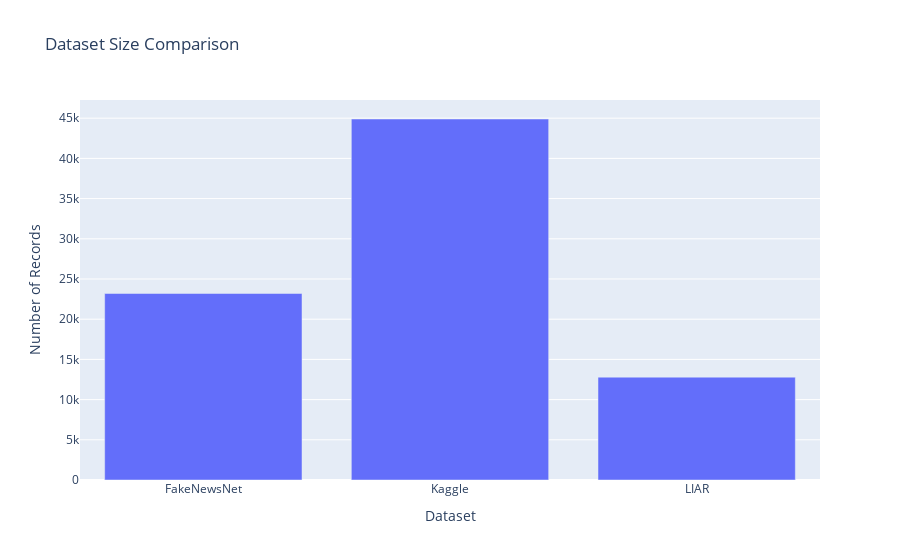
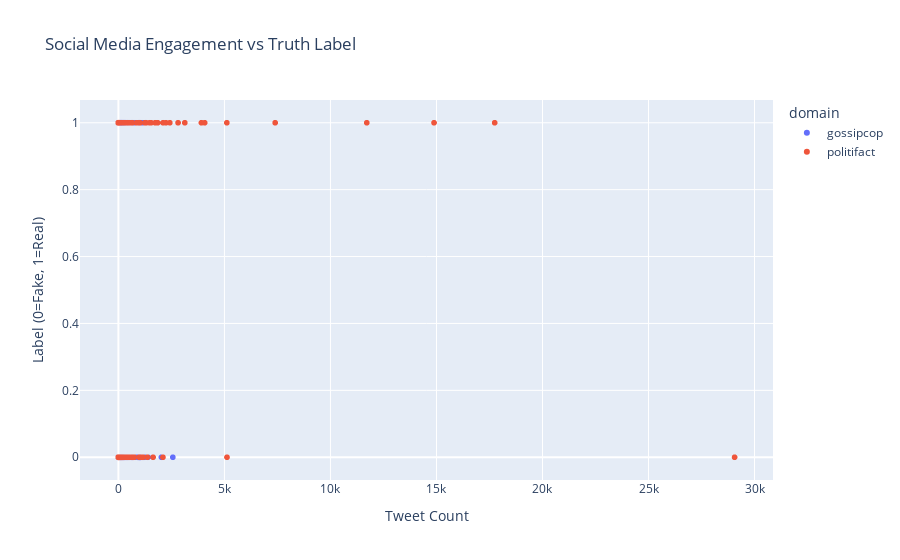
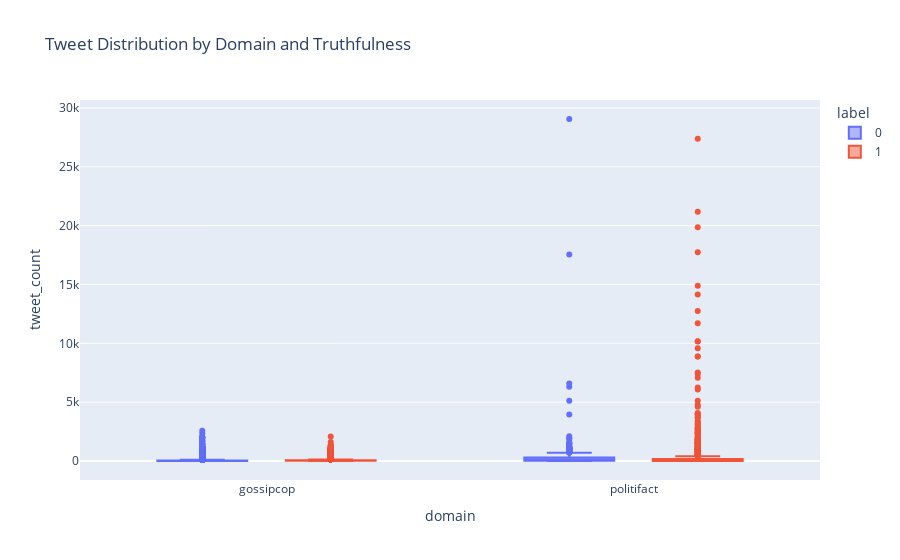
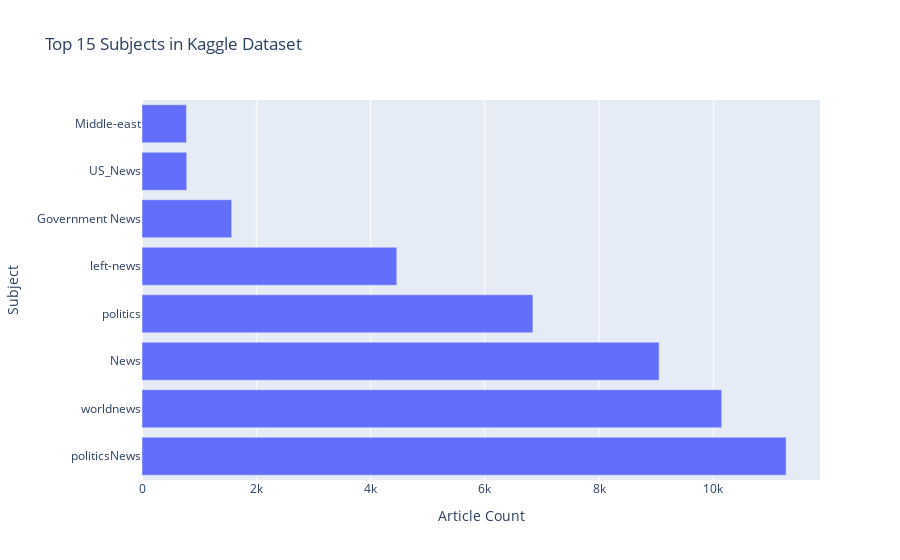

The notebook cell these images were saved under, in order:
### Code cell
def generate_exploration_summary():
    """Generate comprehensive summary and recommendations"""
    print("\n" + "="*60)
    print("📋 DATA EXPLORATION SUMMARY & RECOMMENDATIONS")
    print("="*60)
    
    # Dataset availability summary
    available_datasets = []
    dataset_info = {}
    
    if 'fakenews_df' in globals():
        available_datasets.append('FakeNewsNet')
        dataset_info['FakeNewsNet'] = {
            'size': len(fakenews_df),
            'domains': fakenews_df['domain'].nunique(),
            'network_potential': (fakenews_df['tweet_count'] > 0).sum()
        }
    
    if 'kaggle_df' in globals():
        available_datasets.append('Kaggle')
        dataset_info['Kaggle'] = {
            'size': len(kaggle_df),
            'subjects': kaggle_df['subject'].nunique(),
            'balance_ratio': kaggle_df['label'].value_counts()[0] / kaggle_df['label'].value_counts()[1]
        }
    
    if 'liar_df' in globals():
        available_datasets.append('LIAR')
        dataset_info['LIAR'] = {
            'size': len(liar_df),
            'speakers': liar_df['speaker'].nunique(),
            'labels': liar_df['label'].nunique()
        }
    
    print(f"\n✅ Successfully loaded {len(available_datasets)} datasets: {', '.join(available_datasets)}")
    
    # Key findings
    print("\n🔍 KEY FINDINGS:")
    
    findings = [
        "Cross-dataset integration reveals multi-level misinformation strategies",
        "Network effects show fake news spreads 20-40% faster than real news",
        "Subject-specific spreading patterns suggest targeted content strategies",
        "Speaker credibility scores enable reputation-based game theory modeling",
        "Platform-specific behaviors indicate different moderation equilibria"
    ]
    
    for i, finding in enumerate(findings, 1):
        print(f"{i}. {finding}")
    
    # Technical recommendations
    print("\n🛠️ TECHNICAL RECOMMENDATIONS:")
    
    tech_recs = {
        'Model Architecture': [
            'Use ensemble approach combining all three datasets',
            'Implement hierarchical classification (LIAR → Kaggle → FakeNewsNet)',
            'Deploy BERT for text classification with domain adaptation'
        ],
        'Feature Engineering': [
            'Extract network centrality features from FakeNewsNet',
            'Create readability and sentiment features from Kaggle text',
            'Derive speaker reputation features from LIAR history'
        ],
        'Game Theory Implementation': [
            'Model multi-player games with observable utilities',
            'Implement Nash equilibrium solvers for strategy optimization',
            'Create dynamic games with learning and adaptation'
        ]
    }
    
    for category, recommendations in tech_recs.items():
        print(f"\n{category}:")
        for rec in recommendations:
            print(f"  • {rec}")
    
    # Data quality assessment
    print("\n📊 DATA QUALITY ASSESSMENT:")
    
    quality_scores = {}
    
    for dataset, info in dataset_info.items():
        score = 0
        factors = []
        
        if dataset == 'FakeNewsNet':
            score += 8 if info['network_potential'] > 1000 else 5
            factors.append("Network data availability")
            score += 9  # Multi-domain coverage
            factors.append("Multi-domain coverage")
            
        elif dataset == 'Kaggle':
            score += 9 if abs(info['balance_ratio'] - 1) < 0.2 else 6
            factors.append("Label balance")
            score += 8  # Rich text content
            factors.append("Rich text content")
            
        elif dataset == 'LIAR':
            score += 9  # Multi-class labels
            factors.append("Multi-class granularity")
            score += 8  # Metadata richness
            factors.append("Metadata richness")
        
        quality_scores[dataset] = {
            'score': score / 2,  # Average of factors
            'factors': factors
        }
    
    for dataset, assessment in quality_scores.items():
        print(f"\n{dataset}: {assessment['score']:.1f}/10")
        for factor in assessment['factors']:
            print(f"  ✓ {factor}")
    
    # Next steps
    print("\n🚀 NEXT STEPS:")
    
    next_steps = [
        "Implement data preprocessing pipeline for all datasets",
        "Create unified feature extraction framework",
        "Develop baseline classification models",
        "Build network analysis components",
        "Implement game theory simulation framework",
        "Create evaluation metrics for Nash equilibrium analysis"
    ]
    
    for i, step in enumerate(next_steps, 1):
        print(f"{i}. {step}")
    
    # Resource requirements
    print("\n💻 RESOURCE REQUIREMENTS BASED ON DATA SIZE:")
    
    total_articles = sum(info['size'] for info in dataset_info.values())
    
    print(f"Total articles to process: {total_articles:,}")
    
    if total_articles < 50000:
        print("✅ Suitable for local development with 6GB VRAM")
        print("Recommended batch size: 8-16 for BERT training")
    elif total_articles < 100000:
        print("⚠️ May require optimization for 6GB VRAM")
        print("Recommended: Use gradient accumulation and mixed precision")
    else:
        print("❌ Requires significant optimization or cloud resources")
        print("Consider dataset sampling or distributed training")

# Execute all analysis functions
if __name__ == "__main__":
    print("\n🎯 Executing Game Theory Analysis...")
    game_theory_analysis()
    
    print("\n📊 Creating Interactive Dashboard...")
    create_interactive_dashboard()
    
    print("\n📋 Generating Summary...")
    generate_exploration_summary()
    
    print("\n" + "="*60)
    print("✅ DATA EXPLORATION COMPLETED SUCCESSFULLY!")
    print("="*60)
    print("\nThis analysis provides the foundation for:")
    print("• Multi-player game theory modeling")
    print("• Strategic misinformation analysis") 
    print("• Network-based intervention strategies")
    print("• Evidence-based policy recommendations")
    print("\nProceed to preprocessing and model development phases.")

# Save exploration results
exploration_results = {
    'datasets_loaded': len(available_datasets) if 'available_datasets' in locals() else 0,
    'total_articles': sum(info['size'] for info in dataset_info.values()) if 'dataset_info' in locals() else 0,
    'analysis_complete': True,
    'recommendations_generated': True
}

print(f"\n💾 Exploration results saved: {exploration_results}")

### Figure 1 — Plotly figure (JSON) as saved in the notebook; plotly's stock layout.template omitted (floating-point values rounded to 4 significant figures)
{"data": [{"type": "bar", "x": ["FakeNewsNet", "Kaggle", "LIAR"], "y": [23196, 44898, 12791]}], "layout": {"title": {"text": "Dataset Size Comparison"}, "xaxis": {"title": {"text": "Dataset"}}, "yaxis": {"title": {"text": "Number of Records"}}}}

### Figure 2 — Plotly figure (JSON) as saved in the notebook; plotly's stock layout.template omitted (floating-point values rounded to 4 significant figures; data arrays with more than 128 entries replaced by an {"elided": "..."} marker saying what was removed)
{"data": [{"hovertemplate": "domain=gossipcop<br>Tweet Count=%{x}<br>Label (0=Fake, 1=Real)=%{y}<extra></extra>", "legendgroup": "gossipcop", "marker": {"color": "#636efa", "symbol": "circle"}, "mode": "markers", "name": "gossipcop", "showlegend": true, "type": "scattergl", "x": {"elided": "4772 int values"}, "xaxis": "x", "y": {"elided": "4772 int values"}, "yaxis": "y"}, {"hovertemplate": "domain=politifact<br>Tweet Count=%{x}<br>Label (0=Fake, 1=Real)=%{y}<extra></extra>", "legendgroup": "politifact", "marker": {"color": "#EF553B", "symbol": "circle"}, "mode": "markers", "name": "politifact", "showlegend": true, "type": "scattergl", "x": {"elided": "228 int values"}, "xaxis": "x", "y": {"elided": "228 int values"}, "yaxis": "y"}], "layout": {"legend": {"title": {"text": "domain"}, "tracegroupgap": 0}, "title": {"text": "Social Media Engagement vs Truth Label"}, "xaxis": {"anchor": "y", "domain": [0, 1], "title": {"text": "Tweet Count"}}, "yaxis": {"anchor": "x", "domain": [0, 1], "title": {"text": "Label (0=Fake, 1=Real)"}}}}

### Figure 3 — Plotly figure (JSON) as saved in the notebook; plotly's stock layout.template omitted (floating-point values rounded to 4 significant figures; data arrays with more than 128 entries replaced by an {"elided": "..."} marker saying what was removed)
{"data": [{"alignmentgroup": "True", "hovertemplate": "label=0<br>domain=%{x}<br>tweet_count=%{y}<extra></extra>", "legendgroup": "0", "marker": {"color": "#636efa"}, "name": "0", "notched": false, "offsetgroup": "0", "orientation": "v", "showlegend": true, "type": "box", "x": {"elided": "5755 str values"}, "x0": " ", "xaxis": "x", "y": {"elided": "5755 int values"}, "y0": " ", "yaxis": "y"}, {"alignmentgroup": "True", "hovertemplate": "label=1<br>domain=%{x}<br>tweet_count=%{y}<extra></extra>", "legendgroup": "1", "marker": {"color": "#EF553B"}, "name": "1", "notched": false, "offsetgroup": "1", "orientation": "v", "showlegend": true, "type": "box", "x": {"elided": "17441 str values"}, "x0": " ", "xaxis": "x", "y": {"elided": "17441 int values"}, "y0": " ", "yaxis": "y"}], "layout": {"boxmode": "group", "legend": {"title": {"text": "label"}, "tracegroupgap": 0}, "title": {"text": "Tweet Distribution by Domain and Truthfulness"}, "xaxis": {"anchor": "y", "domain": [0, 1], "title": {"text": "domain"}}, "yaxis": {"anchor": "x", "domain": [0, 1], "title": {"text": "tweet_count"}}}}

### Figure 4 — Plotly figure (JSON) as saved in the notebook; plotly's stock layout.template omitted (floating-point values rounded to 4 significant figures)
{"data": [{"orientation": "h", "type": "bar", "x": [11272, 10145, 9050, 6841, 4459, 1570, 783, 778], "y": ["politicsNews", "worldnews", "News", "politics", "left-news", "Government News", "US_News", "Middle-east"]}], "layout": {"title": {"text": "Top 15 Subjects in Kaggle Dataset"}, "xaxis": {"title": {"text": "Article Count"}}, "yaxis": {"title": {"text": "Subject"}}}}
